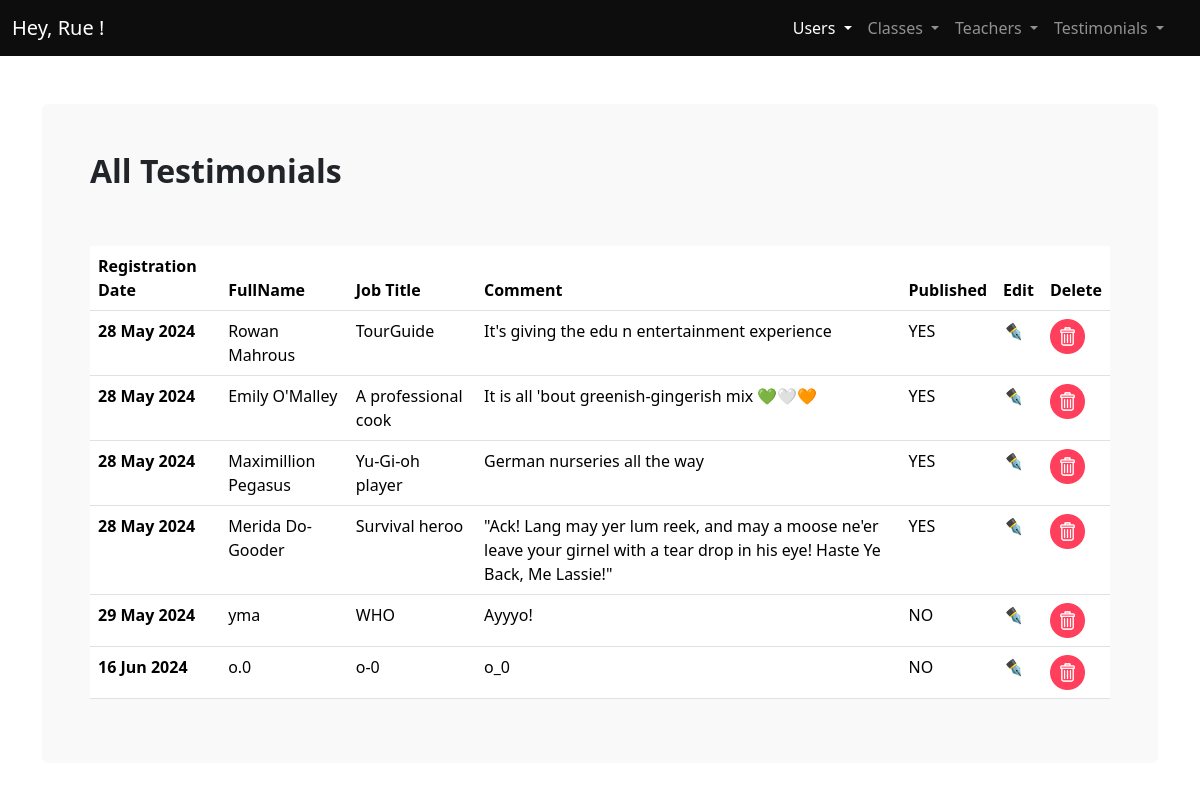
/admin/testimonials.php (signed in), run on the app's committed database.
### tables this page shows
CREATE TABLE `testimonials` (
  `id` int(11) NOT NULL,
  `regDate` timestamp NOT NULL DEFAULT current_timestamp(),
  `fullname` varchar(50) NOT NULL,
  `Jobtitle` varchar(200) NOT NULL,
  `comment` text NOT NULL,
  `image` varchar(150) NOT NULL,
  `pub` tinyint(1) NOT NULL
);

### admin/testimonials.php (the view, shortened to what this page needs)
<?php
require_once "includes/conn.php";
$sql = "SELECT * FROM `testimonials`";
$stmt = $conn->prepare($sql);
$stmt->execute();
$testimonials = $stmt->fetchAll();
?>
<!DOCTYPE html>
<html lang="en">
  <head>
    <link rel="stylesheet" href="css/main.min.css" />
    <link rel="stylesheet" href="css/styles.css" />
  </head>
  <body>
    <main>
    <?php
    require_once "includes/NAVbar.php";
    ?>
      <div class="container my-5">
        <div class="bg-light p-5 rounded">
          <h2 class="fw-bold fs-2 mb-5 pb-2">All Testimonials</h2>
          <div class="table-responsive">
          <table class="table table-hover">
            <thead>
              <tr>
                <th scope="col">Registration Date</th>
                <th scope="col">FullName</th>
                <th scope="col">Job Title</th>
                <th scope="col">Comment</th>
                <th scope="col">Published</th>
                <th scope="col">Edit</th>
                <th scope="col">Delete</th>
              </tr>
            </thead>
            <tbody>
            <?php
            foreach ($testimonials as $tes) {
            ?>
              <tr>
              <th scope="row"><?php $date=date_create($tes['regDate']); echo date_format($date,"d M Y");  ?></th>
                <td><?php echo $tes['fullname'] ?></td>
                <td><?php echo $tes['Jobtitle'] ?></td>
                <td><?php echo $tes['comment'] ?></td>
                <td><?php echo ($tes['pub'] === 1) ? "YES" : "NO"; ?></td>
                <td><a href="Updatetes.php?id=<?php echo $tes['id']?>" class="text-decoration-none"><i>✒️</i></a></td>
                <td><a href="includes/deltes.php?id=<?php echo $tes['id'] ?>" class="text-decoration-none"  onclick="return confirm('¡WARNING! you are about to del !!!?')"><img src="../img/trash-bin.png" alt="" style="max-width: 35px"></a></td>
              </tr>
              <?php } ?>
            </tbody>
          </table>
        </div>
        </div>
      </div>
    </main>
  </body>
</html>

### data on the page
testimonials: regDate "28 May 2024", fullname "Rowan Mahrous", Jobtitle "TourGuide", comment "It's giving the edu n entertainment experience", pub "YES"
testimonials: regDate "28 May 2024", fullname "Emily O'Malley", Jobtitle "A professional cook", comment "It is all 'bout greenish-gingerish mix 💚🤍🧡", pub "YES"
testimonials: regDate "28 May 2024", fullname "Maximillion Pegasus", Jobtitle "Yu-Gi-oh player", comment "German nurseries all the way", pub "YES"
testimonials: regDate "28 May 2024", fullname "Merida Do-Gooder", Jobtitle "Survival heroo", comment "\"Ack! Lang may yer lum reek, and may a moose ne'er leave your girnel with a tear drop in his eye! Haste Ye Back, Me Lassie!\"", pub "YES"
testimonials: regDate "29 May 2024", fullname "yma", Jobtitle "WHO", comment "Ayyyo!", pub "NO"
testimonials: regDate "16 Jun 2024", fullname "o.0", Jobtitle "o-0", comment "o_0", pub "NO"
